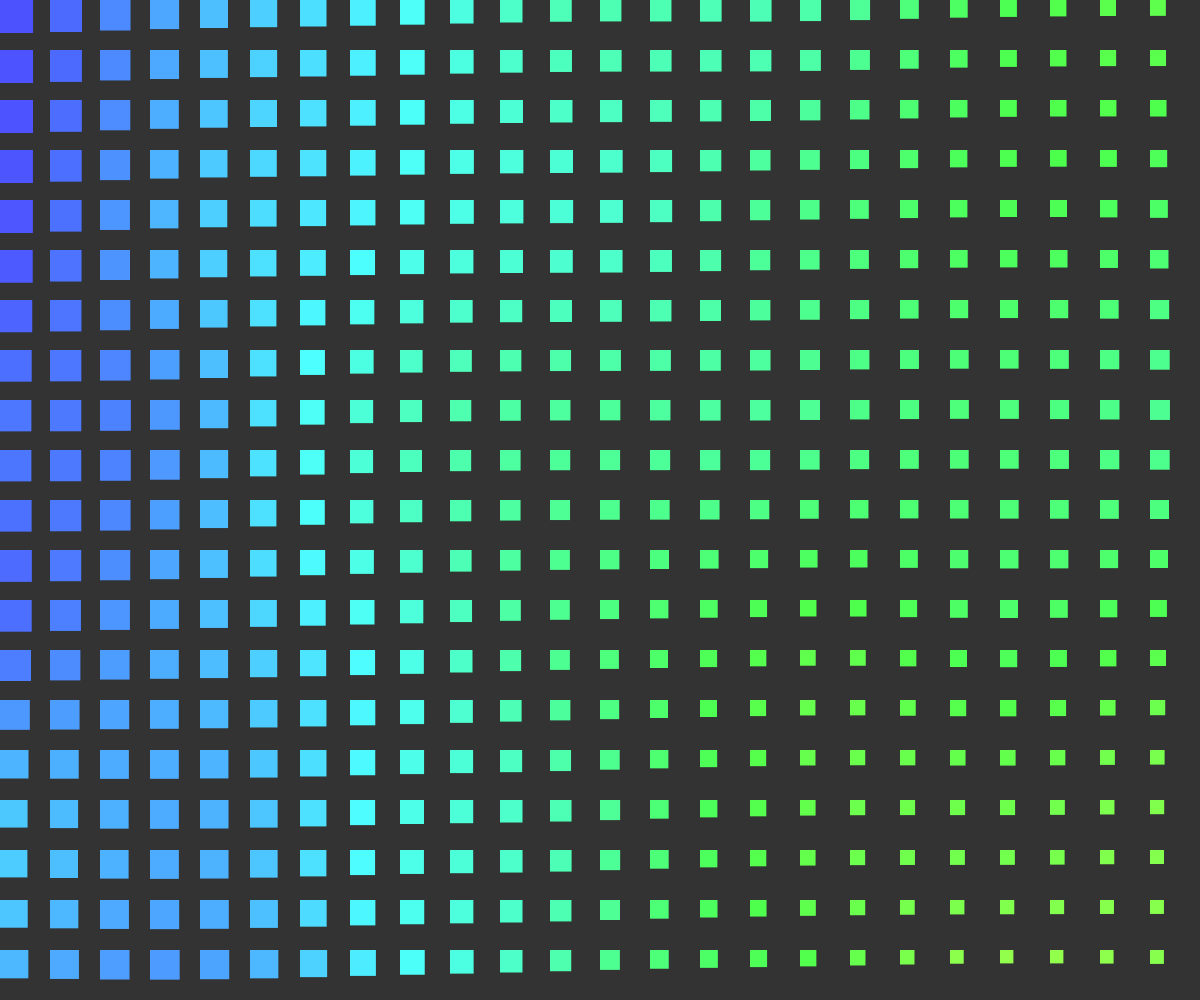
Frame 1 (no input)
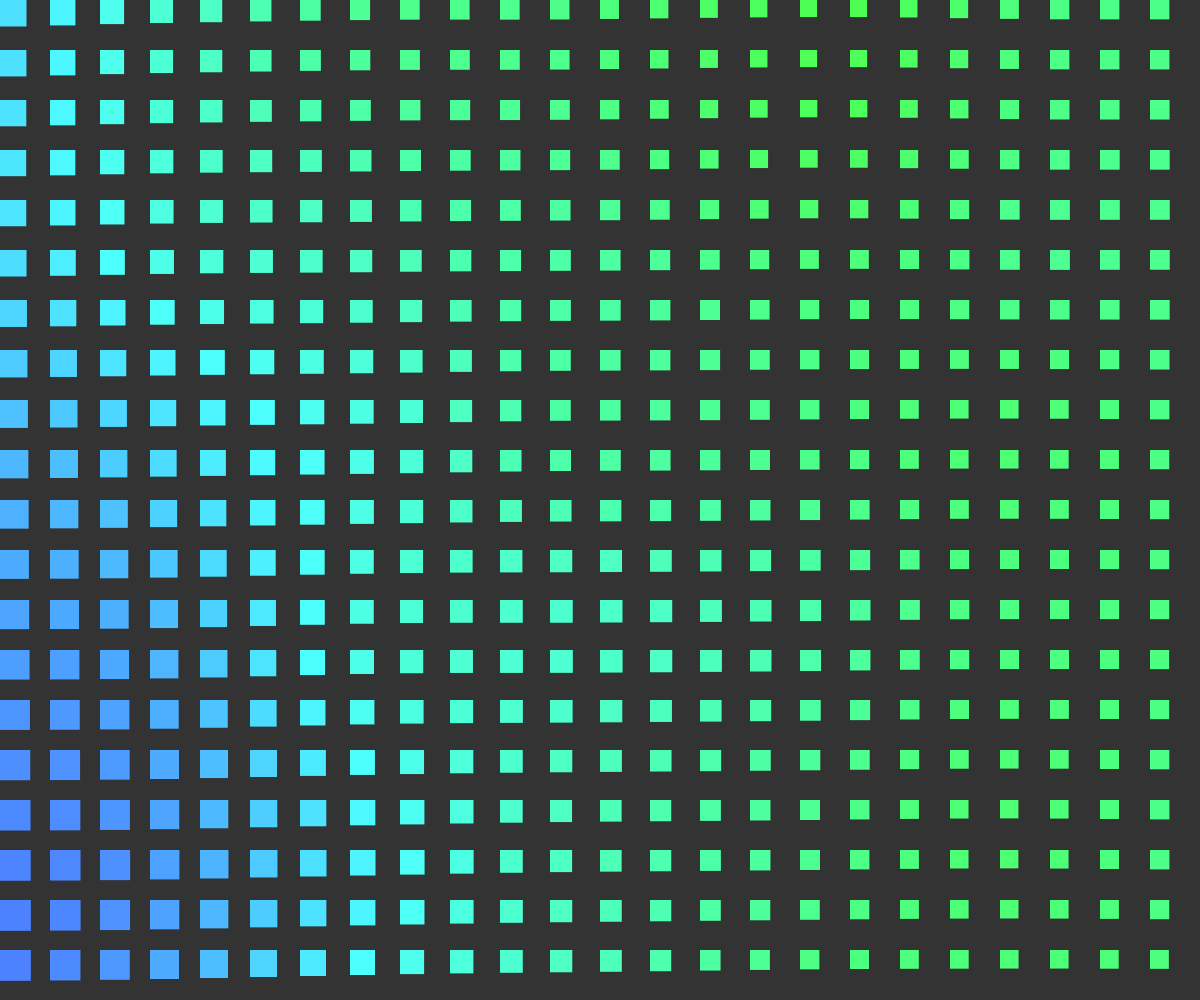
Frame 60 (no input)
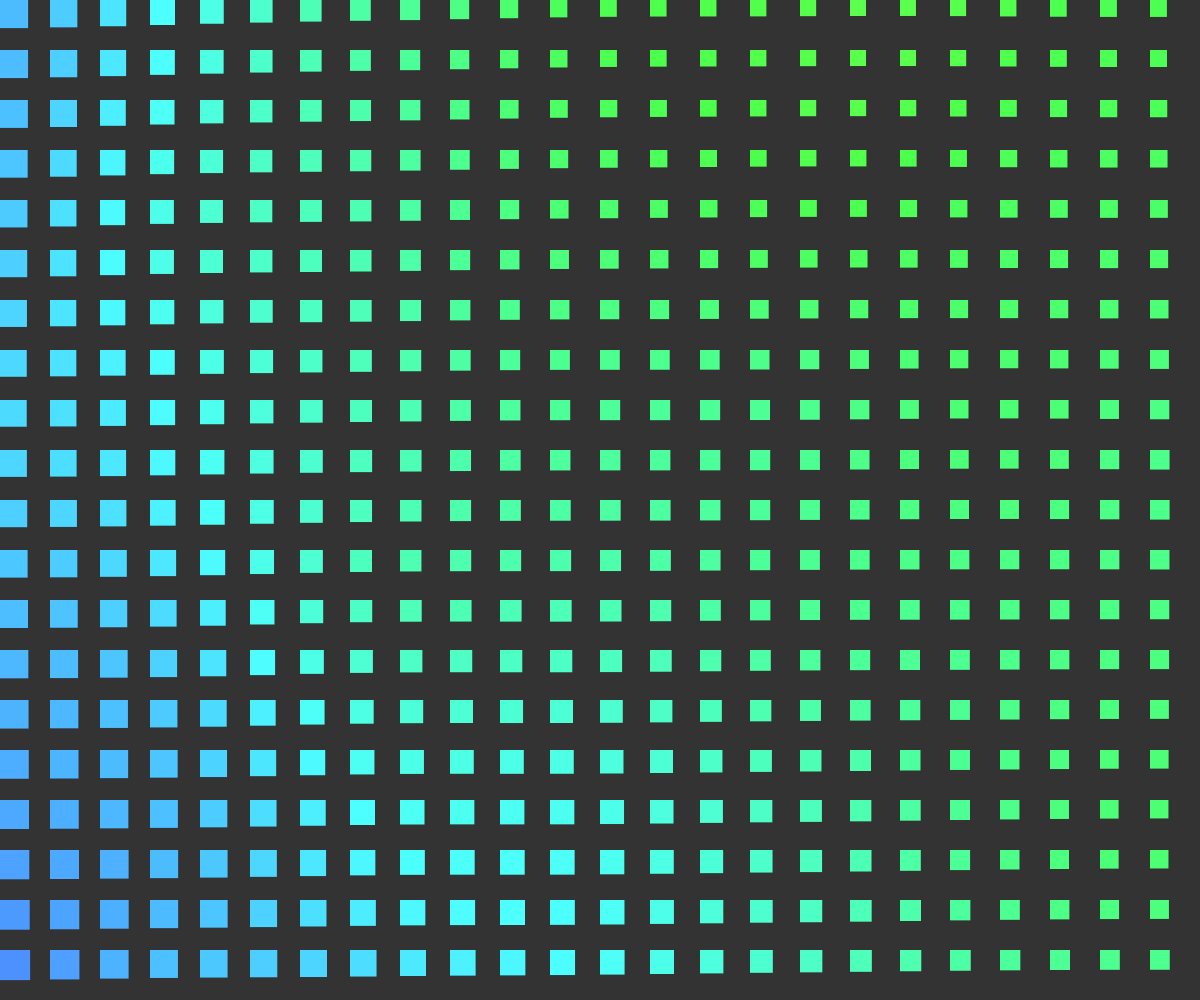
Frame 120 (the mouse pressed at the canvas centre since frame 60)

The p5.js sketch that drew these frames (run headless with seeded random() and noise() and a simulated clock; from frame 60 on, the mouse is pressed at the canvas centre):

// p5.js sketch
// ── sketch.js
let grid, rows, cols, scl =50;
let xoff=0,yoff=0;
let zoff=0;
function setup() {
    createCanvas(windowWidth, windowHeight);
    background(51);
    rows = height / scl;
    cols = width / scl;
    grid = make2DArray();
    noStroke();
}

function draw() {
  background('rgb(51,51,51)');
  colorMode(HSB);
  generateValues();
  showGrid();
      zoff+=0.01;
}

function make2DArray() {
    let arr = [];
    for (let i = 0; i <= rows; i++) arr[i] = [];
    return arr;
}

function generateValues(){
  xoff=0;yoff=0;  
    for(let i=0;i<rows;i++){
      for(let j=0;j<=cols;j++){
        xoff+=0.03;
        grid[i][j]=noise(xoff,yoff,zoff);
      }
      xoff=0; 
      yoff+=0.03;
    }
}
function showGrid(){
      for(let i=0;i<rows;i++)
      for(let j=0;j<=cols;j++){
        let hue=ease(grid[i][j])*360;
        fill(hue,70,100)
        let rectSize=grid[i][j]*scl
        rect(j*scl,i*scl,rectSize,rectSize)
      }
}
// function ease(x){
// return x < 0.5 ? 8 * x * x * x * x : 1 - pow(-2 * x + 2, 4) / 2;
// }
// function ease(x){
// const c5 = (2 * Math.PI) / 4.5;

// return x === 0
//   ? 0
//   : x === 1
//   ? 1
//   : x < 0.5
//   ? -(pow(2, 20 * x - 10) * sin((20 * x - 11.125) * c5)) / 2
//   : (pow(2, -20 * x + 10) * sin((20 * x - 11.125) * c5)) / 2 + 1;
// }
function ease(x){
  return x;
}
